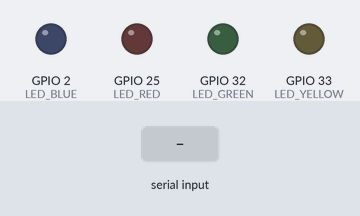
Simulated run of this sketch. Board: ESP32. On the bench: output pins drawn as LEDs (lit = HIGH). Dashed ring = blinking. Inputs (shaded band) come from the test bench. Nothing arrives over Bluetooth unless stated; what the sketch prints to the serial monitor is not drawn.

Above: at 1.2 s.
1.3 s: "a\n" received over the second serial link
At 1.7 s:
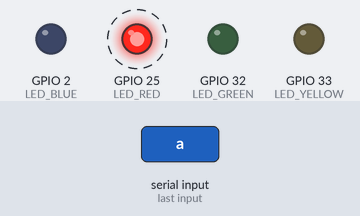
4.3 s: "b\n" received over the second serial link
At 4.7 s:
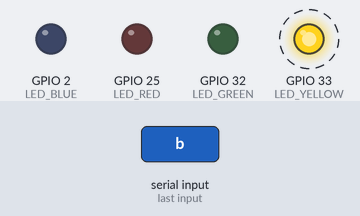
7.3 s: "c\n" received over the second serial link
At 7.7 s:
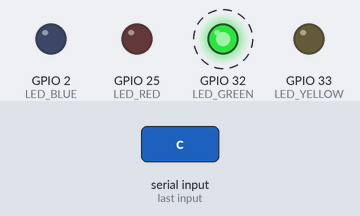
10.3 s: "1\n" received over the second serial link
At 10.7 s:
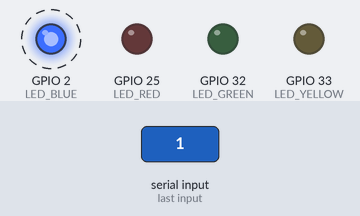
Timing chart, 0 to 13.3 s (numbered marks = the images above; inputs shaded):
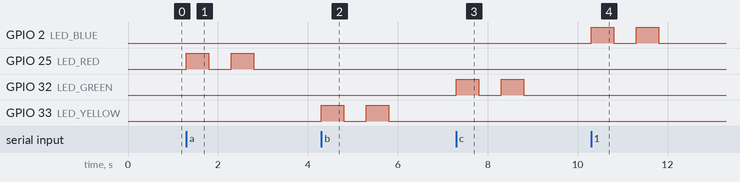

The sketch:

ESP32_BluetoothSerial.ino
```cpp
/*
 * Boards: ESP32-WROOM-DA Module
 * Library: BluetoothSerial
 * 내용 : ESP32 보드 Bluetooth Serial을 연결하는 코드 작성 & Bluetooth Serial을 이용하여 ESP32 보드의 LED 점등
*/

#include <BluetoothSerial.h>

const char *pin = "1234";

#define LED_BLUE    2
#define LED_RED     25
#define LED_YELLOW  33
#define LED_GREEN   32

String device_name = "ESP32-Bluetooth Test";

#if !defined(CONFIG_BT_ENABLED) || !defined(CONFIG_BLUEDROID_ENABLED)
#error Bluetooth is not enabled! Please run `make menuconfig` to and enable it
#endif

#if !defined(CONFIG_BT_SPP_ENABLED)
#error Serial Bluetooth not available or not enabled. It is only available for the ESP32 chip.
#endif

BluetoothSerial SerialBT;

void setup() {
  Serial.begin(115200);
  SerialBT.begin(device_name); //Bluetooth device name
  Serial.printf("The device with name \"%s\" is started.\nNow you can pair it with Bluetooth!\n", device_name.c_str());
  pinMode(LED_BLUE, OUTPUT);
  pinMode(LED_RED, OUTPUT);
  pinMode(LED_YELLOW, OUTPUT);
  pinMode(LED_GREEN, OUTPUT);

  #ifdef USE_PIN
    SerialBT.setPin(pin);
    Serial.println("Using PIN");
  #endif
}

void loop() {
  if (Serial.available()) {
    SerialBT.write(Serial.read());
  }
  if (SerialBT.available()) {
    char value = SerialBT.read();
    int ledpin;

    Serial.write(value);

    if(value == 'a') {
      ledpin = LED_RED;
    }
    else if(value == 'b') {
      ledpin = LED_YELLOW;
    }
    else if(value == 'c') {
      ledpin = LED_GREEN;
    }
    else if(value != ' ' && value != '\n' && value != 13) {
      ledpin = LED_BLUE;
    }
    else return;
    req_led(ledpin);
    Serial.print("value: ");
    Serial.println((int)value);
  }
}

void req_led(int ledpin) {
  digitalWrite(ledpin, HIGH);
  delay(500);
  digitalWrite(ledpin, LOW);
  delay(500);
  digitalWrite(ledpin, HIGH);
  delay(500);
  digitalWrite(ledpin, LOW);
  delay(500);
  Serial.println(ledpin);
}
```

Measured:
- after the input at 1.3 s, GPIO 25 (LED_RED): alternates HIGH for 0.50 s and LOW for 0.50 s, 4 changes in all, then stays LOW, starting at once
- after the input at 4.3 s, GPIO 33 (LED_YELLOW): alternates HIGH for 0.50 s and LOW for 0.50 s, 4 changes in all, then stays LOW, starting at once
- after the input at 7.3 s, GPIO 32 (LED_GREEN): alternates HIGH for 0.50 s and LOW for 0.50 s, 4 changes in all, then stays LOW, starting at once
- after the input at 10.3 s, GPIO 2 (LED_BLUE): alternates HIGH for 0.50 s and LOW for 0.50 s, 4 changes in all, then stays LOW, starting at once
